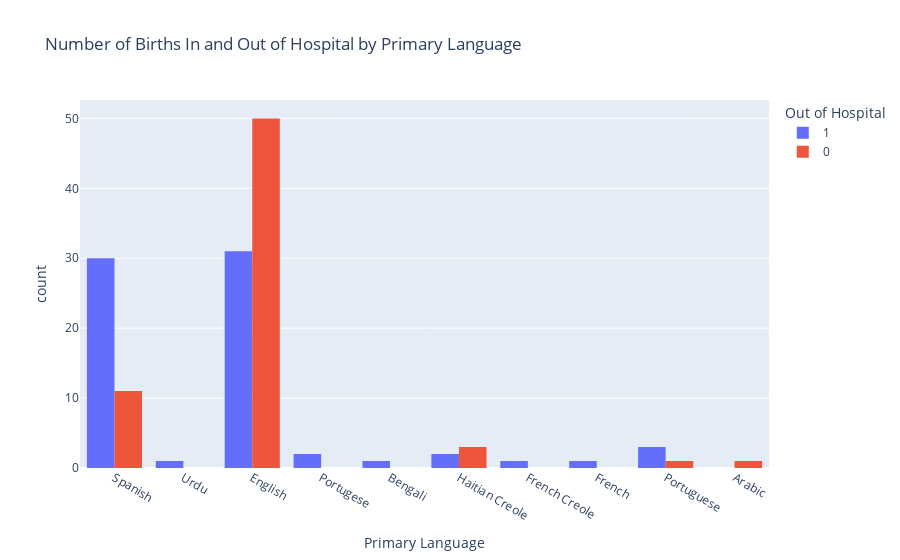
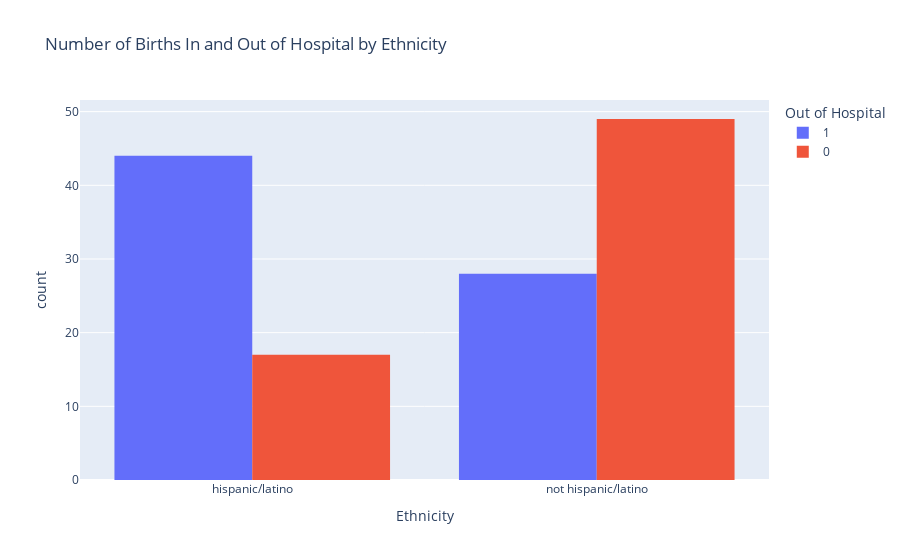

Notebook cell for these charts, in order:
### Markdown cell above
### Interpretation:

* Chi-Square Value: A larger value indicates a greater difference between the observed counts and what would be expected if the variables were independent.

* P-Value: Tells you whether or not the association is statistically significant. Typically, if the p-value is less than 0.05, we might conclude that there is a significant association between the variables.

* Degrees of Freedom: This is equal to (number of rows - 1) x (number of columns - 1) in the contingency table. It helps in determining the critical value for the chi-square distribution.

For interpretation, we would usually focus on the P-Value. If it's below a significance level (commonly 0.05), it suggests that the observed distribution is significantly different from what you'd expect if the variables were independent, indicating an association.

For the variable `Race`, `Ethnicity` and `PrimaryLanguage`, the very low p-value indicates that there is a statistically significant association between race and whether the birth occurred in or out of the hospital. This suggests that race and the language might play a role in the choice or circumstances of the birth location.

For the variable `PregnancyComplications`, the p-value is much greater than 0.05, suggesting that there is no statistically significant association between pregnancy complications and birth location. Pregnancy complications do not appear to be a determining factor in whether a birth occurs in or out of the hospital.

### Code cell
import pandas as pd
import plotly.express as px

# Assuming your dataframe is named df, and has columns 'OutofHospital', 'PrimaryLanguage' and 'Ethnicity'

# Plot for PrimaryLanguage
fig1 = px.histogram(df, x="PrimaryLanguage", color="OutofHospital",
                    barmode="group", nbins=len(df["PrimaryLanguage"].unique()),
                    labels={"PrimaryLanguage": "Primary Language", "OutofHospital": "Out of Hospital"},
                    title="Number of Births In and Out of Hospital by Primary Language")

fig1.show()


# Plot for Ethnicity
fig2 = px.histogram(df, x="Ethnicity", color="OutofHospital",
                    barmode="group", nbins=len(df["Ethnicity"].unique()),
                    labels={"Ethnicity": "Ethnicity", "OutofHospital": "Out of Hospital"},
                    title="Number of Births In and Out of Hospital by Ethnicity",
)

fig2.show()

# export plotly figures to html
import plotly.io as pio
pio.write_html(fig1, file='fig1.html', auto_open=False)
pio.write_html(fig2, file='fig2.html', auto_open=False)

### Figure 1 — Plotly figure (JSON) as saved in the notebook; plotly's stock layout.template omitted (floating-point values rounded to 4 significant figures)
{"data": [{"alignmentgroup": "True", "bingroup": "x", "hovertemplate": "Out of Hospital=1<br>Primary Language=%{x}<br>count=%{y}<extra></extra>", "legendgroup": "1", "marker": {"color": "#636efa", "pattern": {"shape": ""}}, "name": "1", "nbinsx": 10, "offsetgroup": "1", "orientation": "v", "showlegend": true, "type": "histogram", "x": ["Spanish", "Urdu", "Spanish", "English", "English", "Spanish", "English", "English", "Spanish", "Spanish", "English", "Spanish", "English", "English", "English", "English", "Spanish", "English", "Spanish", "Portugese", "Spanish", "English", "English", "Bengali", "Spanish", "Spanish", "English", "English", "Spanish", "English", "Spanish", "Spanish", "English", "English", "Spanish", "Spanish", "English", "Spanish", "Spanish", "Spanish", "Portugese", "Spanish", "English", "Haitian Creole", "Spanish", "French Creole", "Haitian Creole", "English", "English", "Spanish", "French", "English", "English", "Spanish", "English", "Spanish", "English", "Spanish", "English", "English", "Portuguese", "Spanish", "English", "English", "Spanish", "English", "Portuguese", "Spanish", "Spanish", "Portuguese", "English", "Spanish"], "xaxis": "x", "yaxis": "y"}, {"alignmentgroup": "True", "bingroup": "x", "hovertemplate": "Out of Hospital=0<br>Primary Language=%{x}<br>count=%{y}<extra></extra>", "legendgroup": "0", "marker": {"color": "#EF553B", "pattern": {"shape": ""}}, "name": "0", "nbinsx": 10, "offsetgroup": "0", "orientation": "v", "showlegend": true, "type": "histogram", "x": ["English", "Spanish", "English", "English", "English", "English", "English", "English", "Haitian Creole", "English", "Spanish", "English", "English", "Spanish", "English", "English", "English", "English", "Spanish", "English", "Haitian Creole", "English", "English", "English", "English", "English", "English", "English", "English", "English", "English", "English", "English", "English", "English", "English", "Spanish", "English", "English", "English", "English", "Spanish", "English", "Spanish", "English", "English", "Spanish", "English", "English", "English", "English", "Spanish", "English", "English", "English", "Spanish", "Arabic", "Portuguese", "Haitian Creole", "English", "English", "English", "English", "English", "Spanish", "English"], "xaxis": "x", "yaxis": "y"}], "layout": {"barmode": "group", "legend": {"title": {"text": "Out of Hospital"}, "tracegroupgap": 0}, "title": {"text": "Number of Births In and Out of Hospital by Primary Language"}, "xaxis": {"anchor": "y", "domain": [0, 1], "title": {"text": "Primary Language"}}, "yaxis": {"anchor": "x", "domain": [0, 1], "title": {"text": "count"}}}}

### Figure 2 — Plotly figure (JSON) as saved in the notebook; plotly's stock layout.template omitted (floating-point values rounded to 4 significant figures)
{"data": [{"alignmentgroup": "True", "bingroup": "x", "hovertemplate": "Out of Hospital=1<br>Ethnicity=%{x}<br>count=%{y}<extra></extra>", "legendgroup": "1", "marker": {"color": "#636efa", "pattern": {"shape": ""}}, "name": "1", "nbinsx": 2, "offsetgroup": "1", "orientation": "v", "showlegend": true, "type": "histogram", "x": ["hispanic/latino", "not hispanic/latino", "hispanic/latino", "hispanic/latino", "hispanic/latino", "hispanic/latino", "not hispanic/latino", "not hispanic/latino", "hispanic/latino", "hispanic/latino", "not hispanic/latino", "hispanic/latino", "hispanic/latino", "not hispanic/latino", "hispanic/latino", "not hispanic/latino", "hispanic/latino", "not hispanic/latino", "hispanic/latino", "not hispanic/latino", "hispanic/latino", "not hispanic/latino", "not hispanic/latino", "not hispanic/latino", "hispanic/latino", "hispanic/latino", "hispanic/latino", "not hispanic/latino", "hispanic/latino", "not hispanic/latino", "hispanic/latino", "hispanic/latino", "hispanic/latino", "not hispanic/latino", "hispanic/latino", "hispanic/latino", "not hispanic/latino", "hispanic/latino", "not hispanic/latino", "hispanic/latino", "hispanic/latino", "hispanic/latino", "hispanic/latino", "not hispanic/latino", "hispanic/latino", "not hispanic/latino", "not hispanic/latino", "hispanic/latino", "not hispanic/latino", "hispanic/latino", "not hispanic/latino", "hispanic/latino", "not hispanic/latino", "hispanic/latino", "not hispanic/latino", "hispanic/latino", "not hispanic/latino", "hispanic/latino", "not hispanic/latino", "not hispanic/latino", "hispanic/latino", "hispanic/latino", "not hispanic/latino", "hispanic/latino", "hispanic/latino", "hispanic/latino", "hispanic/latino", "hispanic/latino", "hispanic/latino", "hispanic/latino", "not hispanic/latino", "hispanic/latino"], "xaxis": "x", "yaxis": "y"}, {"alignmentgroup": "True", "bingroup": "x", "hovertemplate": "Out of Hospital=0<br>Ethnicity=%{x}<br>count=%{y}<extra></extra>", "legendgroup": "0", "marker": {"color": "#EF553B", "pattern": {"shape": ""}}, "name": "0", "nbinsx": 2, "offsetgroup": "0", "orientation": "v", "showlegend": true, "type": "histogram", "x": ["not hispanic/latino", "hispanic/latino", "not hispanic/latino", "not hispanic/latino", "not hispanic/latino", "not hispanic/latino", "not hispanic/latino", "not hispanic/latino", "not hispanic/latino", "hispanic/latino", "hispanic/latino", "hispanic/latino", "not hispanic/latino", "hispanic/latino", "not hispanic/latino", "hispanic/latino", "not hispanic/latino", "not hispanic/latino", "hispanic/latino", "not hispanic/latino", "not hispanic/latino", "not hispanic/latino", "not hispanic/latino", "not hispanic/latino", "not hispanic/latino", "not hispanic/latino", "not hispanic/latino", "hispanic/latino", "not hispanic/latino", "not hispanic/latino", "not hispanic/latino", "not hispanic/latino", "not hispanic/latino", "not hispanic/latino", "not hispanic/latino", "not hispanic/latino", "hispanic/latino", "hispanic/latino", "not hispanic/latino", "not hispanic/latino", "not hispanic/latino", "hispanic/latino", "not hispanic/latino", "hispanic/latino", "not hispanic/latino", "not hispanic/latino", "hispanic/latino", "not hispanic/latino", "not hispanic/latino", "not hispanic/latino", "not hispanic/latino", "hispanic/latino", "not hispanic/latino", "hispanic/latino", "not hispanic/latino", "hispanic/latino", "not hispanic/latino", "hispanic/latino", "not hispanic/latino", "not hispanic/latino", "not hispanic/latino", "not hispanic/latino", "not hispanic/latino", "not hispanic/latino", "not hispanic/latino", "not hispanic/latino"], "xaxis": "x", "yaxis": "y"}], "layout": {"barmode": "group", "legend": {"title": {"text": "Out of Hospital"}, "tracegroupgap": 0}, "title": {"text": "Number of Births In and Out of Hospital by Ethnicity"}, "xaxis": {"anchor": "y", "domain": [0, 1], "title": {"text": "Ethnicity"}}, "yaxis": {"anchor": "x", "domain": [0, 1], "title": {"text": "count"}}}}
